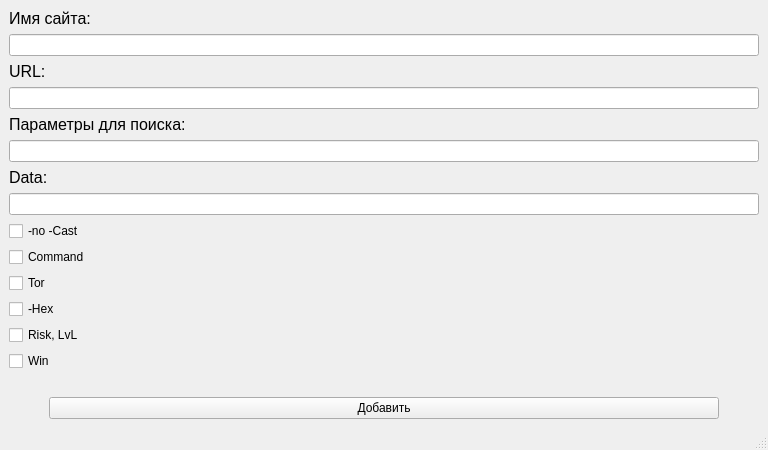
<?xml version="1.0" encoding="UTF-8"?>
<ui version="4.0">
 <class>AddSiteWindow</class>
 <widget class="QMainWindow" name="AddSiteWindow">
  <property name="geometry">
   <rect>
    <x>0</x>
    <y>0</y>
    <width>768</width>
    <height>450</height>
   </rect>
  </property>
  <property name="maximumSize">
   <size>
    <width>16777215</width>
    <height>450</height>
   </size>
  </property>
  <property name="windowTitle">
   <string>Add Site</string>
  </property>
  <widget class="QWidget" name="centralwidget">
   <layout class="QGridLayout" name="gridLayout">
    <item row="0" column="0">
     <layout class="QVBoxLayout" name="verticalLayout_3">
      <item>
       <layout class="QVBoxLayout" name="verticalLayout">
        <item>
         <widget class="QLabel" name="label_3">
          <property name="font">
           <font>
            <pointsize>12</pointsize>
           </font>
          </property>
          <property name="text">
           <string>Имя сайта:</string>
          </property>
         </widget>
        </item>
        <item>
         <widget class="QLineEdit" name="lineEdit_nameSite"/>
        </item>
        <item>
         <widget class="QLabel" name="label">
          <property name="font">
           <font>
            <pointsize>12</pointsize>
           </font>
          </property>
          <property name="text">
           <string>URL:</string>
          </property>
         </widget>
        </item>
        <item>
         <widget class="QLineEdit" name="lineEdit_siteUrl"/>
        </item>
       </layout>
      </item>
      <item>
       <layout class="QVBoxLayout" name="verticalLayout_2">
        <item>
         <widget class="QLabel" name="label_2">
          <property name="font">
           <font>
            <pointsize>12</pointsize>
           </font>
          </property>
          <property name="text">
           <string>Параметры для поиска:</string>
          </property>
         </widget>
        </item>
        <item>
         <widget class="QLineEdit" name="lineEdit_searchParametrs"/>
        </item>
        <item>
         <widget class="QLabel" name="label_4">
          <property name="font">
           <font>
            <pointsize>12</pointsize>
           </font>
          </property>
          <property name="text">
           <string>Data:</string>
          </property>
         </widget>
        </item>
        <item>
         <widget class="QLineEdit" name="lineEdit_data"/>
        </item>
        <item>
         <widget class="QCheckBox" name="checkBox_noCast">
          <property name="text">
           <string>-no -Cast</string>
          </property>
         </widget>
        </item>
        <item>
         <widget class="QCheckBox" name="checkBox_Command">
          <property name="text">
           <string>Command</string>
          </property>
         </widget>
        </item>
        <item>
         <widget class="QCheckBox" name="checkBox_Tor">
          <property name="text">
           <string>Tor</string>
          </property>
         </widget>
        </item>
        <item>
         <widget class="QCheckBox" name="checkBox_Hex">
          <property name="text">
           <string>-Hex</string>
          </property>
         </widget>
        </item>
        <item>
         <widget class="QCheckBox" name="checkBox_RiskLvL">
          <property name="text">
           <string>Risk, LvL</string>
          </property>
         </widget>
        </item>
        <item>
         <widget class="QCheckBox" name="checkBox_Win">
          <property name="text">
           <string>Win</string>
          </property>
         </widget>
        </item>
        <item>
         <spacer name="verticalSpacer">
          <property name="orientation">
           <enum>Qt::Vertical</enum>
          </property>
          <property name="sizeHint" stdset="0">
           <size>
            <width>20</width>
            <height>40</height>
           </size>
          </property>
         </spacer>
        </item>
        <item>
         <layout class="QHBoxLayout" name="horizontalLayout">
          <item>
           <spacer name="horizontalSpacer">
            <property name="orientation">
             <enum>Qt::Horizontal</enum>
            </property>
            <property name="sizeType">
             <enum>QSizePolicy::Preferred</enum>
            </property>
            <property name="sizeHint" stdset="0">
             <size>
              <width>40</width>
              <height>20</height>
             </size>
            </property>
           </spacer>
          </item>
          <item>
           <widget class="QPushButton" name="pushButton_add">
            <property name="text">
             <string>Добавить</string>
            </property>
           </widget>
          </item>
          <item>
           <spacer name="horizontalSpacer_2">
            <property name="orientation">
             <enum>Qt::Horizontal</enum>
            </property>
            <property name="sizeType">
             <enum>QSizePolicy::Preferred</enum>
            </property>
            <property name="sizeHint" stdset="0">
             <size>
              <width>40</width>
              <height>20</height>
             </size>
            </property>
           </spacer>
          </item>
         </layout>
        </item>
       </layout>
      </item>
     </layout>
    </item>
   </layout>
  </widget>
  <widget class="QMenuBar" name="menubar">
   <property name="geometry">
    <rect>
     <x>0</x>
     <y>0</y>
     <width>768</width>
     <height>22</height>
    </rect>
   </property>
  </widget>
  <widget class="QStatusBar" name="statusbar"/>
 </widget>
 <resources/>
 <connections/>
</ui>
